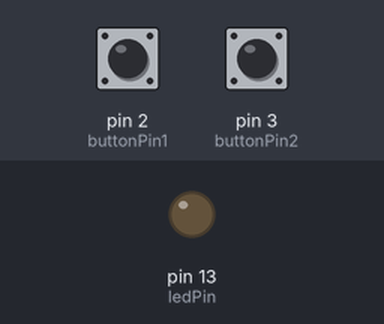
Bench run of a sketch on a simulated Arduino Uno, built with avr-gcc and run on an emulated ATmega328P. Shown: output pins drawn as LEDs (lit = HIGH). Dashed ring = blinking. The test bench sets the inputs (shaded band); at power-on: pin 3 (buttonPin2) LOW, pin 2 (buttonPin1) HIGH.

Above: at 1.2 s.
1.3 s: pin 3 (buttonPin2) pulled HIGH for 3.2 s
At 2.1 s:
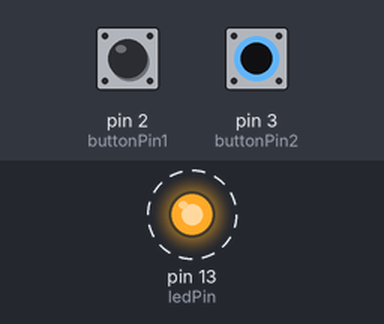
6.0 s: pin 2 (buttonPin1) pulled LOW for 3.2 s
At 7.4 s:
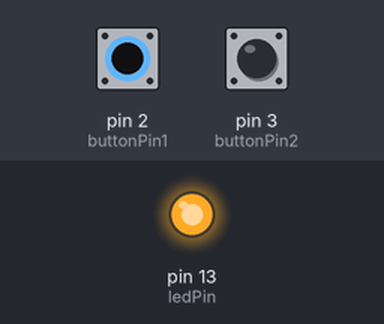
Timing chart, 0 to 10.7 s (numbered marks = the images above; inputs shaded):
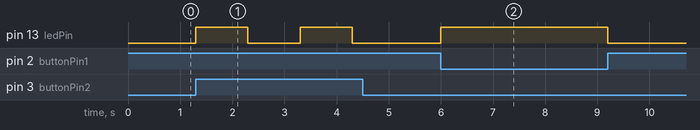

Measured:
- after the input at 1.3 s, pin 13 (ledPin): alternates HIGH for 1.0 s and LOW for 1.0 s, starting at once
- after the input at 6.0 s, pin 13 (ledPin): LOW → HIGH at once, → LOW 3.2 s later

The sketch:

_Lab5Code.ino
```cpp
const int buttonPin1 = 2;
const int buttonPin2 = 3;
const int ledPin = 13;


int buttonState1= 0;
int buttonState2 = 0;

void setup()
{
  pinMode(ledPin, OUTPUT);
  pinMode(buttonPin1, INPUT);
  pinMode(buttonPin2, INPUT);

}

void loop()
{
  buttonState1 = digitalRead(buttonPin1);
  buttonState2= digitalRead(buttonPin2);

    if (buttonState1 == LOW && buttonState2 == HIGH ||  buttonState1 == HIGH && buttonState2 == LOW) {
      digitalWrite(ledPin, LOW);
    }else if (buttonState1 == LOW && buttonState2 == LOW){
      digitalWrite(ledPin, HIGH);
    } else  {
      digitalWrite(ledPin, HIGH);
      delay(1000);
      digitalWrite(ledPin, LOW);
      delay(1000);
    }
}
```
